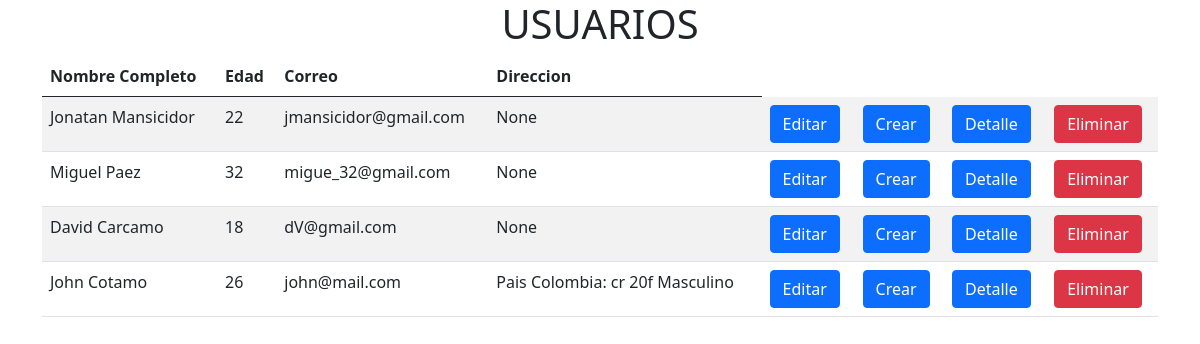
Page /usuarioList on the earlier database version.
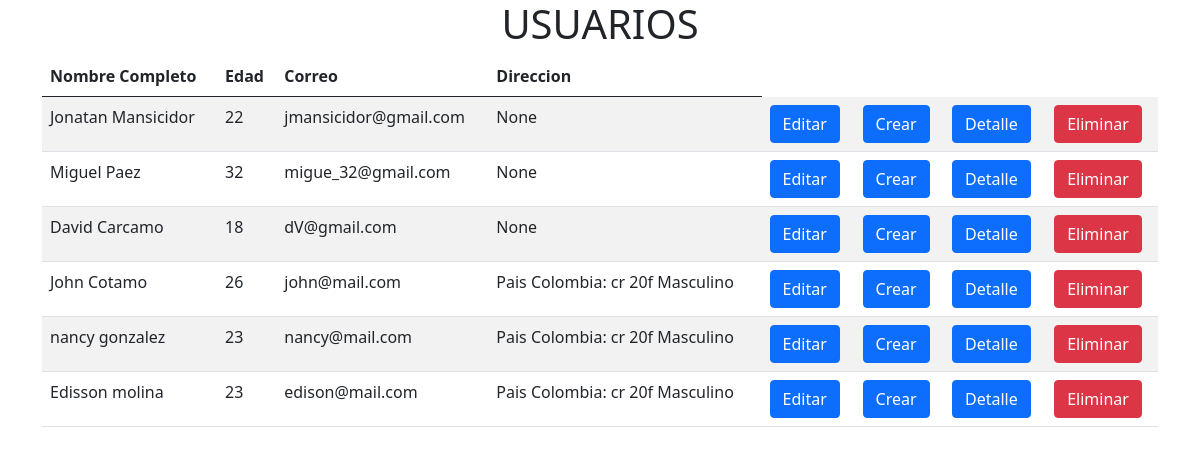
Same page on the later database version.
### blog_web/models.py (models this page shows)
class Persona(models.Model):
    nombre_completo = models.CharField(max_length=255)
    edad = models.IntegerField()
    email = models.CharField(max_length=255)
    otros_datos = models.ForeignKey(Usuario, on_delete=models.SET_NULL, null=True)

class Usuario(models.Model):
    pais = models.CharField(max_length=255)
    domicilio = models.CharField(max_length=255)
    sexo = models.CharField(max_length=255)
    def __str__(self):
        return f'Pais {self.pais}: {self.domicilio} {self.sexo}'

### blog_web/views.py (the view)
# urls.py: path('usuarioList', userunited),
def userunited(request):
    no_persona = Persona.objects.count()
    blogwebuserunited = Persona.objects.all()
    return render(request, 'blog_web/usuarioList.html',
                  {'no_persona': no_persona, 'blogwebuserunited': blogwebuserunited})

### blog_web/templates/blog_web/usuarioList.html (shortened to what this page needs)
<!DOCTYPE html>
<html>
<head>
    <link href="https://cdn.jsdelivr.net/npm/bootstrap@5.0.2/dist/css/bootstrap.min.css" rel="stylesheet"
>
</head>
<body>
<div class="container text-center">
    {% block title %}
    <h1>USUARIOS</h1>
    {% endblock %}
</div>
{% block content %}
<div class="container">
    <div>
        <table class="table table-striped">
            <thead>
            <tr>
                <th>Nombre Completo</th>
                <th>Edad</th>
                <th>Correo</th>
                <th>Direccion</th>
            </tr>
            </thead>
            <tbody>
            {% for blog_web in blogwebuserunited %}
            <tr>
                <td>{{blog_web.nombre_completo}}</td>
                <td>{{blog_web.edad}}</td>
                <td>{{blog_web.email}}</td>
                <td>{{blog_web.otros_datos}}</td>
                <td><a class="btn btn-primary" href="blog/editar/{{blog_web.id}}" role="button">Editar</a></td>
                <td><a class="btn btn-primary" href="{% url 'blog_crear'%}">Crear</a></td>
                <td><a class="btn btn-primary" href="blog/detalle/{{blog_web.id}}">Detalle</a></td>
                <td><a class="btn btn-danger" href="blog/borrar/{{blog_web.id}}">Eliminar</a></td>
            </tr>
            {% endfor %}
            </tbody>
    </div>
</div>
{% endblock %}
</body>
</html>

Differences in the rows shown:
added Persona: nombre_completo "nancy gonzalez", edad "23", email "nancy@mail.com", otros_datos "Pais Colombia: cr 20f Masculino"
added Persona: nombre_completo "Edisson molina", edad "23", email "edison@mail.com", otros_datos "Pais Colombia: cr 20f Masculino"
